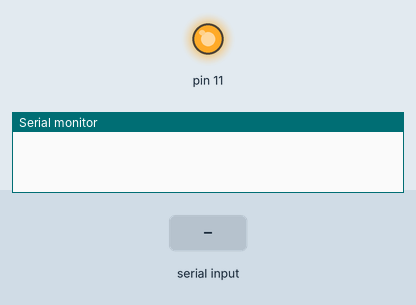
Simulated run of this sketch. Board: Arduino Uno, built with avr-gcc and run on an emulated ATmega328P. Shown: output pins drawn as LEDs (lit = HIGH), the last lines printed to the serial monitor. The inputs (shaded band) are chosen by the test bench.

Above: at 1.2 s.
1.3 s: "DESLIGADO\n" received over Serial
At 2.1 s:
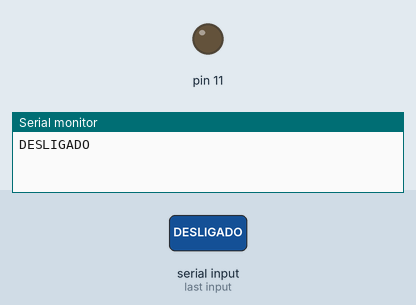
2.8 s: "LIGADO\n" received over Serial
At 3.1 s:
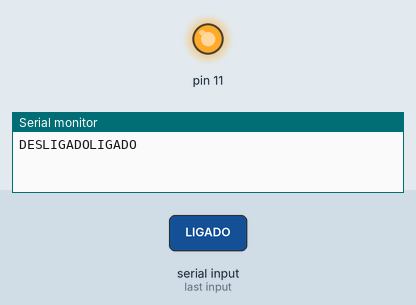
Timing chart, 0 to 5.8 s (numbered marks = the images above; inputs shaded):
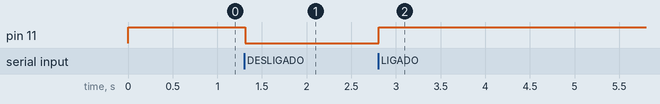

The sketch:

sketch_oct04b.ino
```cpp
void setup() {

  Serial.begin(9600);
  pinMode(11, OUTPUT);

}

boolean isLigado = true;

void loop() {


  if(isLigado){
    digitalWrite(11, HIGH);
  } else {
    digitalWrite(11, LOW);
  }


  if (Serial.available() > 0) {

    String data = Serial.readStringUntil('\n');

    Serial.print(data);
    //Serial.println(data);

    if(data == "LIGADO") {
     isLigado = true;
    }

    else if(data == "DESLIGADO"){
      isLigado = false;
    }
  }
}
```

Measured:
- after the input at 1.3 s, pin 11: HIGH → LOW at once
- after the input at 2.8 s, pin 11: LOW → HIGH at once
